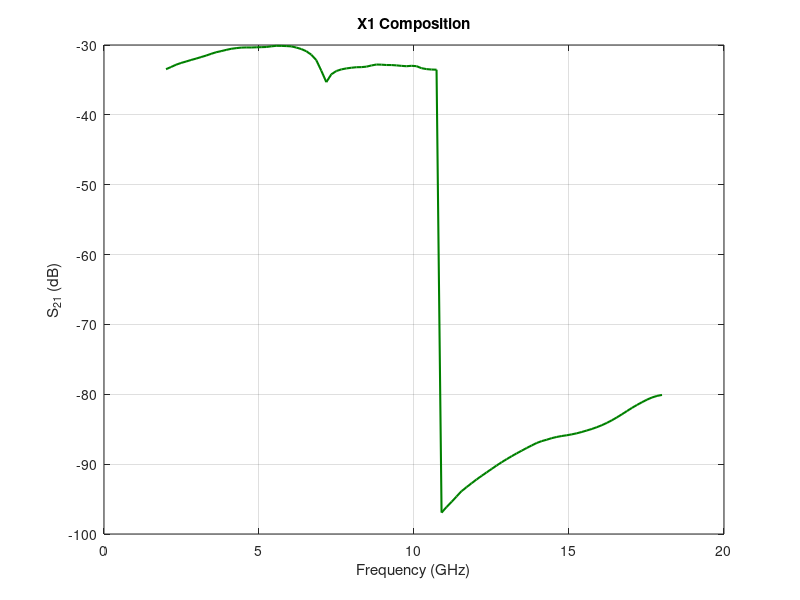

MATLAB code to generate this figure:
frequency = [2, 2.16161616161616, 2.32323232323232, 2.48484848484848, 2.64646464646465, ...
             2.80808080808081, 2.96969696969697, 3.13131313131313, 3.29292929292929, ...
             3.45454545454545, 3.61616161616162, 3.77777777777778, 3.93939393939394, ...
             4.1010101010101, 4.26262626262626, 4.42424242424242, 4.58585858585859, ...
             4.74747474747475, 4.90909090909091, 5.07070707070707, 5.23232323232323, ...
             5.39393939393939, 5.55555555555556, 5.71717171717172, 5.87878787878788, ...
             6.04040404040404, 6.2020202020202, 6.36363636363636, 6.52525252525253, ...
             6.68686868686869, 6.84848484848485, 7.01010101010101, 7.17171717171717, ...
             7.33333333333333, 7.4949494949495, 7.65656565656566, 7.81818181818182, ...
             7.97979797979798, 8.14141414141414, 8.3030303030303, 8.46464646464646, ...
             8.62626262626263, 8.78787878787879, 8.94949494949495, 9.11111111111111, ...
             9.27272727272727, 9.43434343434343, 9.5959595959596, 9.75757575757576, ...
             9.91919191919192, 10.0808080808081, 10.2424242424242, 10.4040404040404, ...
             10.5656565656566, 10.7272727272727, 10.8888888888889, 11.0505050505051, ...
             11.2121212121212, 11.3737373737374, 11.5353535353535, 11.6969696969697, ...
             11.8585858585859, 12.020202020202, 12.1818181818182, 12.3434343434343, ...
             12.5050505050505, 12.6666666666667, 12.8282828282828, 12.989898989899, ...
             13.1515151515152, 13.3131313131313, 13.4747474747475, 13.6363636363636, ...
             13.7979797979798, 13.959595959596, 14.1212121212121, 14.2828282828283, ...
             14.4444444444444, 14.6060606060606, 14.7676767676768, 14.9292929292929, ...
             15.0909090909091, 15.2525252525253, 15.4141414141414, 15.5757575757576, ...
             15.7373737373737, 15.8989898989899, 16.0606060606061, 16.2222222222222, ...
             16.3838383838384, 16.5454545454545, 16.7070707070707, 16.8686868686869, ...
             17.030303030303, 17.1919191919192, 17.3535353535354, 17.5151515151515, ...
             17.6767676767677, 17.8383838383838, 18];
s21 = [-33.4640952627036, -33.1528308243877, -32.823478354233, -32.5721098194052, ...
       -32.365537641064, -32.1457251746675, -31.9468989570408, -31.730661579311, ...
       -31.5148159984406, -31.2650629067235, -31.0379044133278, -30.87776471644, ...
       -30.7032135037757, -30.5441904571733, -30.4496711791751, -30.3715372797034, ...
       -30.3484853208198, -30.3539146470521, -30.3269076188758, -30.3096324189972, ...
       -30.2841339246972, -30.1927291392477, -30.1157392921778, -30.1255358269236, ...
       -30.1523287715765, -30.1951193461121, -30.3626714627358, -30.5764442769644, ...
       -30.8894281771567, -31.3890311299311, -32.1738762111431, -33.6822943514754, ...
       -35.3149236131797, -34.1934954670791, -33.724732623646, -33.4905775086209, ...
       -33.351605527542, -33.2560550554742, -33.1799609666367, -33.1670430142431, ...
       -33.1005755535503, -32.9300275485497, -32.7947643424014, -32.8163276223021, ...
       -32.864304499308, -32.8693489266196, -32.9167301594715, -32.9858594397366, ...
       -33.0364961740589, -32.978656502894, -33.03151408229, -33.3186826574313, ...
       -33.4501412483018, -33.5119559006005, -33.5348517039215, -96.9392288653446, ...
       -96.1474149148833, -95.3918012620868, -94.6220868138614, -93.8643827915109, ...
       -93.2859392923095, -92.7274635234178, -92.1867725162535, -91.6743987500293, ...
       -91.1793442496924, -90.6833702093449, -90.1915978073225, -89.7240188193764, ...
       -89.2835483798579, -88.8610350901307, -88.4548752940301, -88.0706174480742, ...
       -87.6842482260611, -87.3227878170998, -86.9658363943866, -86.7013284156488, ...
       -86.5001874761206, -86.2770803513382, -86.105280212772, -85.9713787486045, ...
       -85.8650755060755, -85.7348749663295, -85.5829154540413, -85.3924523114711, ...
       -85.1817880869996, -84.9635241370247, -84.7094011683206, -84.422666154785, ...
       -84.0918377799008, -83.7206175932157, -83.3066446534116, -82.8655993231165, ...
       -82.4044381172974, -81.9473849265897, -81.5294255234932, -81.1388968342898, ...
       -80.7698516341499, -80.4603699814189, -80.2341459141564, -80.0916730867325];
figure;
plot(frequency, s21, 'LineWidth', 1.5, 'Color', [0, 0.5, 0]); % Dark forest green RGB: [0, 0.5, 0]
grid on;
xlabel('Frequency (GHz)');
ylabel('S_{21} (dB)');
title('X1 Composition');